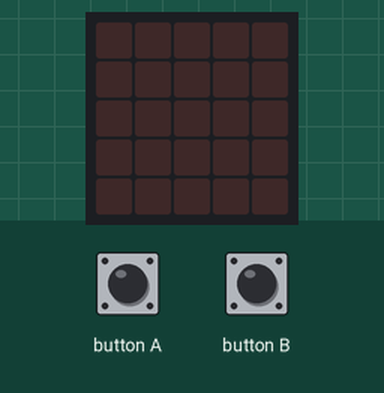
Simulated run of this program. Board: BBC micro:bit (MakeCode). Parts: the board's 5×5 LED display. Inputs (shaded band) come from the test bench.

Above: at 1.2 s.
1.3 s: button A pressed for 0.15 s
At 2.1 s:
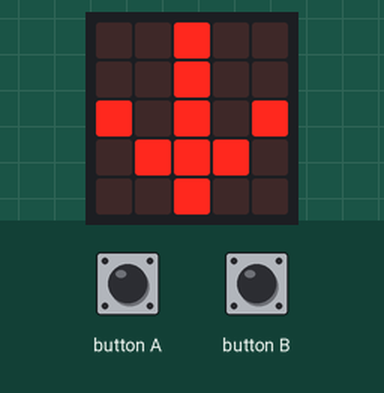
2.9 s: button B pressed for 0.15 s
At 3.3 s:
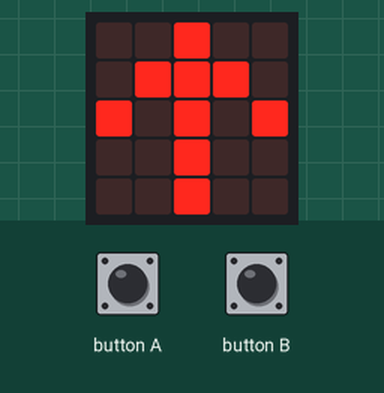
Timing chart, 0 to 5.9 s (numbered marks = the images above; inputs shaded):
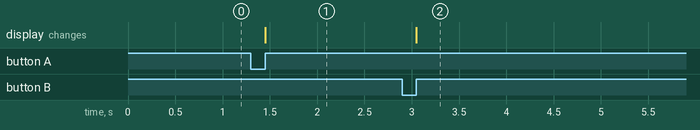

The program:

main.ts
```typescript
input.onButtonPressed(Button.A, function () {
    Feil.showImage(0)
})
input.onButtonPressed(Button.B, function () {
    Feil.showImage(5)
})
let Feil: Image = null
Feil = images.createBigImage(`
    . . # . . . . # . .
    . . # . . . # # # .
    # . # . # # . # . #
    . # # # . . . # . .
    . . # . . . . # . .
    `)
basic.forever(function () {
    basic.pause(1000)
})
```

test.ts
```typescript
// Hier kann man Tests durchführen; diese Datei wird nicht kompiliert, wenn dieses Paket als Erweiterung verwendet wird.
```

Measured:
- after the input at 1.3 s, the display: changes after 0.15 s (image 1)
- after the input at 2.9 s, the display: changes after 0.15 s (image 2)
